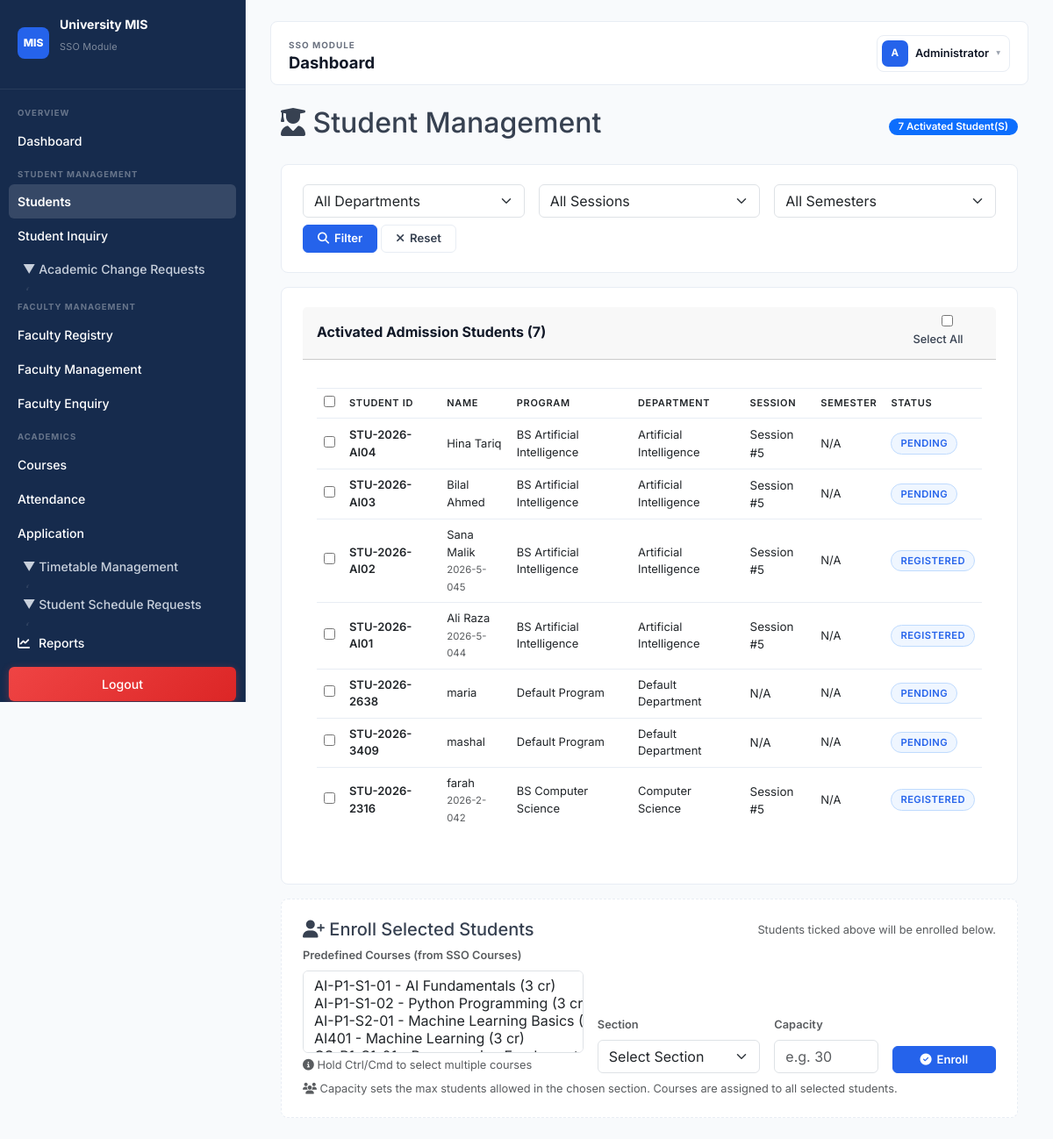
Page /students/index.php (signed in) on the committed database.
### tables this page shows
CREATE TABLE `admission_students` (
  `id` int(11) NOT NULL,
  `student_id` varchar(30) DEFAULT NULL,
  `full_name` varchar(150) NOT NULL,
  `student_name` varchar(150) DEFAULT NULL,
  `father_name` varchar(150) DEFAULT NULL,
  `cnic_or_bform` varchar(20) DEFAULT NULL,
  `dob` date DEFAULT NULL,
  `gender` enum('Male','Female','Other') DEFAULT NULL,
  `contact_no` varchar(20) DEFAULT NULL,
  `email` varchar(150) DEFAULT NULL,
  `address` varchar(255) DEFAULT NULL,
  `program_id` int(11) DEFAULT NULL,
  `department_id` int(11) DEFAULT NULL,
  `status` enum('active','inactive','graduated','suspended') DEFAULT 'active',
  `is_activated` tinyint(1) NOT NULL DEFAULT 0,
  `fee_paid` tinyint(1) NOT NULL DEFAULT 0,
  `fee_paid_at` datetime DEFAULT NULL,
  `scholarship_id` int(11) DEFAULT NULL,
  `section_id` int(11) DEFAULT NULL,
  `created_at` timestamp NOT NULL DEFAULT current_timestamp(),
  `updated_at` timestamp NOT NULL DEFAULT current_timestamp() ON UPDATE current_timestamp(),
  `application_id` int(11) DEFAULT NULL
);

CREATE TABLE `programs` (
  `program_id` int(11) NOT NULL,
  `program_name` varchar(100) NOT NULL,
  `program_code` varchar(20) NOT NULL,
  `department_id` int(11) DEFAULT NULL,
  `duration_years` tinyint(4) NOT NULL DEFAULT 4,
  `total_semesters` tinyint(4) NOT NULL DEFAULT 8,
  `status` enum('Active','Inactive') NOT NULL DEFAULT 'Active',
  `created_at` timestamp NOT NULL DEFAULT current_timestamp()
);

CREATE TABLE `departments` (
  `department_id` int(11) NOT NULL,
  `department_name` varchar(100) NOT NULL,
  `department_code` varchar(20) NOT NULL,
  `duration_years` tinyint(4) NOT NULL DEFAULT 4,
  `total_semesters` tinyint(4) NOT NULL DEFAULT 8,
  `status` enum('Active','Inactive') NOT NULL DEFAULT 'Active',
  `created_at` timestamp NOT NULL DEFAULT current_timestamp(),
  `updated_at` timestamp NOT NULL DEFAULT current_timestamp() ON UPDATE current_timestamp()
);

CREATE TABLE `admission_applications` (
  `application_id` int(11) NOT NULL,
  `full_name` varchar(150) NOT NULL,
  `father_name` varchar(150) NOT NULL,
  `cnic_or_bform` varchar(20) DEFAULT NULL,
  `dob` date DEFAULT NULL,
  `gender` enum('Male','Female','Other') DEFAULT NULL,
  `contact_no` varchar(20) DEFAULT NULL,
  `email` varchar(150) DEFAULT NULL,
  `previous_degree` varchar(50) DEFAULT NULL,
  `program` varchar(50) DEFAULT NULL,
  `obtained_marks` float DEFAULT NULL,
  `total_marks` float DEFAULT NULL,
  `percentage` float DEFAULT NULL,
  `password` varchar(255) DEFAULT NULL,
  `status` enum('pending','approved','rejected') DEFAULT 'pending',
  `applied_date` timestamp NOT NULL DEFAULT current_timestamp(),
  `address` varchar(255) DEFAULT NULL,
  `program_id` int(11) DEFAULT 1,
  `session_id` int(11) DEFAULT NULL,
  `applied_semester_id` int(11) DEFAULT NULL,
  `application_status` enum('Submitted','Under Review','Approved','Rejected','Admitted','Cancelled') NOT NULL DEFAULT 'Submitted',
  `submitted_at` datetime NOT NULL DEFAULT current_timestamp(),
  `reviewed_by` int(11) DEFAULT NULL,
  `reviewed_at` datetime DEFAULT NULL,
  `rejection_reason` varchar(255) DEFAULT NULL,
  `created_at` timestamp NOT NULL DEFAULT current_timestamp(),
  `updated_at` timestamp NOT NULL DEFAULT current_timestamp() ON UPDATE current_timestamp()
);

CREATE TABLE `students` (
  `student_id` int(11) NOT NULL,
  `application_id` int(11) NOT NULL,
  `roll_no` varchar(30) DEFAULT NULL,
  `full_name` varchar(150) NOT NULL,
  `father_name` varchar(150) NOT NULL,
  `cnic_or_bform` varchar(20) DEFAULT NULL,
  `dob` date DEFAULT NULL,
  `gender` enum('Male','Female','Other') DEFAULT NULL,
  `contact_no` varchar(20) DEFAULT NULL,
  `email` varchar(150) DEFAULT NULL,
  `address` varchar(255) DEFAULT NULL,
  `program_id` int(11) NOT NULL,
  `admission_session_id` int(11) NOT NULL,
  `current_session_id` int(11) NOT NULL,
  `current_semester_id` int(11) NOT NULL,
  `section_id` int(11) DEFAULT NULL,
  `batch_year` smallint(6) NOT NULL,
  `admission_date` date NOT NULL,
  `status` enum('Active','Freeze','Graduated','Dropped','Suspended') NOT NULL DEFAULT 'Active',
  `created_at` timestamp NOT NULL DEFAULT current_timestamp(),
  `updated_at` timestamp NOT NULL DEFAULT current_timestamp() ON UPDATE current_timestamp(),
  `user_id` int(11) DEFAULT NULL,
  `semester` int(11) DEFAULT 1
);

### students/index.php (the view, shortened to what this page needs)
<?php
global $conn;
$dept_filter = isset($_GET['dept']) ? (int)$_GET['dept'] : 0;
$sql = "SELECT asd.*, aa.session_id AS app_session_id, p.program_name, d.department_name, sec.section_name AS assigned_section,
            CASE WHEN st.student_id IS NOT NULL THEN 1 ELSE 0 END AS is_registered, st.roll_no AS reg_roll_no
        FROM admission_students asd
        LEFT JOIN admission_applications aa ON aa.application_id = asd.application_id
        LEFT JOIN programs p ON p.program_id = asd.program_id
        LEFT JOIN departments d ON d.department_id = p.department_id
        LEFT JOIN sections sec ON sec.section_id = asd.section_id
        LEFT JOIN students st ON st.application_id = asd.application_id
        WHERE asd.fee_paid = 1 AND asd.status = 'active'";
$sql .= " ORDER BY asd.id DESC";
$students = [];
$stmt = mysqli_prepare($conn, $sql);
if ($stmt) {
    mysqli_stmt_execute($stmt);
    $res = mysqli_stmt_get_result($stmt);
    while ($row = mysqli_fetch_assoc($res)) { $students[] = $row; }
}
$courses = [];
if ($dept_filter > 0) {
    $cres = mysqli_query($conn, "SELECT c.course_id, c.course_code, COALESCE(NULLIF(c.course_name, ''), c.course_title) AS course_name, c.credit_hours FROM courses c WHERE c.status = 'Active' AND (c.program_id IN (SELECT program_id FROM programs WHERE department_id = $dept_filter) OR c.program_id IS NULL) ORDER BY c.course_code");
    if ($cres) { while ($row = mysqli_fetch_assoc($cres)) { $courses[] = $row; } }
} else {
    $cres = mysqli_query($conn, "SELECT c.course_id, c.course_code, COALESCE(NULLIF(c.course_name, ''), c.course_title) AS course_name, c.credit_hours FROM courses c WHERE c.status = 'Active' ORDER BY c.course_code");
    if ($cres) { while ($row = mysqli_fetch_assoc($cres)) { $courses[] = $row; } }
}
include __DIR__ . '/../includes/header.php';
?>
    <div class="container-fluid">
        <div class="page-header">
            <h2><i class="fas fa-user-graduate"></i> Student Management</h2>
            <div class="btn-group">
                <span class="badge bg-primary" style="align-self:center;"><?= count($students) ?> activated student(s)</span>
            </div>
        </div>
        <div class="panel">
            <form method="GET" class="row g-3" id="filterForm">
                <div class="col-md-4">
                    <select name="dept" class="form-select" onchange="this.form.submit()">
                        <option value="0">All Departments</option>
                    </select>
                </div>
                <div class="col-md-4">
                    <select name="session" class="form-select" onchange="this.form.submit()">
                        <option value="0">All Sessions</option>
                    </select>
                </div>
                <div class="col-md-4">
                    <select name="semester" class="form-select" onchange="this.form.submit()">
                        <option value="0">All Semesters</option>
                    </select>
                </div>
                <div class="col-12 mt-2">
                    <button type="submit" class="btn btn-primary"><i class="fas fa-search"></i> Filter</button>
                    <a href="index.php" class="btn btn-secondary"><i class="fas fa-times"></i> Reset</a>
                </div>
            </form>
        </div>
        <form method="POST" id="bulkForm">
        <div class="card mt-3">
            <div class="card-header d-flex justify-content-between align-items-center">
                <h5>Activated Admission Students (<?= count($students); ?>)</h5>
                <label style="font-weight:500;">
                    <input type="checkbox" id="select_all" style="margin-right:5px;"> Select All
                </label>
            </div>
            <div class="card-body">
                <?php if (!empty($students)): ?>
                    <div class="table-responsive">
                        <table class="table table-hover datatable">
                            <thead>
                                <tr>
                                    <th><input type="checkbox" id="select_all_top"></th>
                                    <th>Student ID</th>
                                    <th>Name</th>
                                    <th>Program</th>
                                    <th>Department</th>
                                    <th>Session</th>
                                    <th>Semester</th>
                                    <th>Status</th>
                                </tr>
                            </thead>
                            <tbody>
                                <?php foreach ($students as $s): ?>
                                    <tr>
                                        <td><input type="checkbox" name="student_ids[]" value="<?= $s['id']; ?>" class="student-cb"></td>
                                        <td style="font-weight:600;"><?= htmlspecialchars($s['student_id'] ?? 'N/A'); ?></td>
                                        <td>
                                            <?= htmlspecialchars($s['full_name'] ?? 'N/A'); ?>
                                            <?php if (!empty($s['reg_roll_no'])): ?>
                                                <br><small class="text-muted"><?= htmlspecialchars($s['reg_roll_no']); ?></small>
                                            <?php endif; ?>
                                        </td>
                                        <td><?= htmlspecialchars($s['program_name'] ?? 'N/A'); ?></td>
                                        <td><?= htmlspecialchars($s['department_name'] ?? 'N/A'); ?></td>
                                        <td class="muted"><?= $s['app_session_id'] ? 'Session #' . htmlspecialchars($s['app_session_id']) : 'N/A'; ?></td>
                                        <td><?= $s['semester'] ?? 'N/A'; ?></td>
                                        <td>
                                            <?php if ($s['is_registered']): ?>
                                                <span class="status-badge status-active">Registered</span>
                                            <?php else: ?>
                                                <span class="status-badge status-pending">Pending</span>
                                            <?php endif; ?>
                                        </td>
                                    </tr>
                                <?php endforeach; ?>
                            </tbody>
                        </table>
                    </div>
                <?php endif; ?>
            </div>
        </div>
        <div class="panel mt-3" style="border:1px dashed var(--border);">
            <div class="d-flex justify-content-between align-items-center mb-2">
                <h5 class="m-0"><i class="fas fa-user-plus"></i> Enroll Selected Students</h5>
                <span class="text-muted small">Students ticked above will be enrolled below.</span>
            </div>
            <div class="row g-3 align-items-end">
                <div class="col-md-5">
                    <label class="form-label fw-semibold small text-muted">Predefined Courses (from SSO Courses)</label>
                    <select name="course_ids[]" class="form-select" multiple style="min-height:90px;">
                        <?php foreach ($courses as $c): ?>
                            <option value="<?= $c['course_id']; ?>">
                            </option>
                        <?php endforeach; ?>
                    </select>
                    <div class="small text-muted mt-1"><i class="fas fa-info-circle"></i> Hold Ctrl/Cmd to select multiple courses</div>
                </div>
                <div class="col-md-3">
                    <label class="form-label fw-semibold small text-muted">Section</label>
                    <select name="new_section" class="form-select">
                        <option value="">Select Section</option>
                    </select>
                </div>
                <div class="col-md-2">
                    <label class="form-label fw-semibold small text-muted">Capacity</label>
                    <input type="number" name="capacity" class="form-control" min="1" placeholder="e.g. 30">
                </div>
                <div class="col-md-2">
                    <button type="submit" name="action" value="enroll" class="btn btn-primary w-100" onclick="return requireSelection('enroll')">
                        <i class="fas fa-check-circle"></i> Enroll
                    </button>
                </div>
            </div>
            <div class="small text-muted mt-2">
                <i class="fas fa-users"></i> Capacity sets the max students allowed in the chosen section. Courses are assigned to all selected students.
            </div>
        </div>
        </form>
    </div>
<?php include __DIR__ . '/../includes/footer.php'; ?>

### rows in the picture
admission_students: student "STU-2026-AI04", full_name "Hina Tariq", program.program_name "BS Artificial Intelligence", department.department_name "Artificial Intelligence", admission_applications.session_id "5", semester "N/A", shows "PENDING"
admission_students: student "STU-2026-AI03", full_name "Bilal Ahmed", program.program_name "BS Artificial Intelligence", department.department_name "Artificial Intelligence", admission_applications.session_id "5", semester "N/A", shows "PENDING"
admission_students: student "STU-2026-AI02", full_name "Sana Malik", students.roll_no "2026-5-045", program.program_name "BS Artificial Intelligence", department.department_name "Artificial Intelligence", admission_applications.session_id "5", semester "N/A", shows "REGISTERED"
admission_students: student "STU-2026-AI01", full_name "Ali Raza", students.roll_no "2026-5-044", program.program_name "BS Artificial Intelligence", department.department_name "Artificial Intelligence", admission_applications.session_id "5", semester "N/A", shows "REGISTERED"
admission_students: student "STU-2026-2638", full_name "maria", program.program_name "Default Program", departments.department_name "Default Department", shows "N/A", semester "N/A", shows "PENDING"
admission_students: student "STU-2026-3409", full_name "mashal", program.program_name "Default Program", departments.department_name "Default Department", shows "N/A", semester "N/A", shows "PENDING"
admission_students: student "STU-2026-2316", full_name "farah", students.roll_no "2026-2-042", program.program_name "BS Computer Science", department.department_name "Computer Science", admission_applications.session_id "5", semester "N/A", shows "REGISTERED"

### other values in the picture
$pageTitle "Dashboard"
$userInitial "A"
$userName "Administrator"
count($students) "7"
